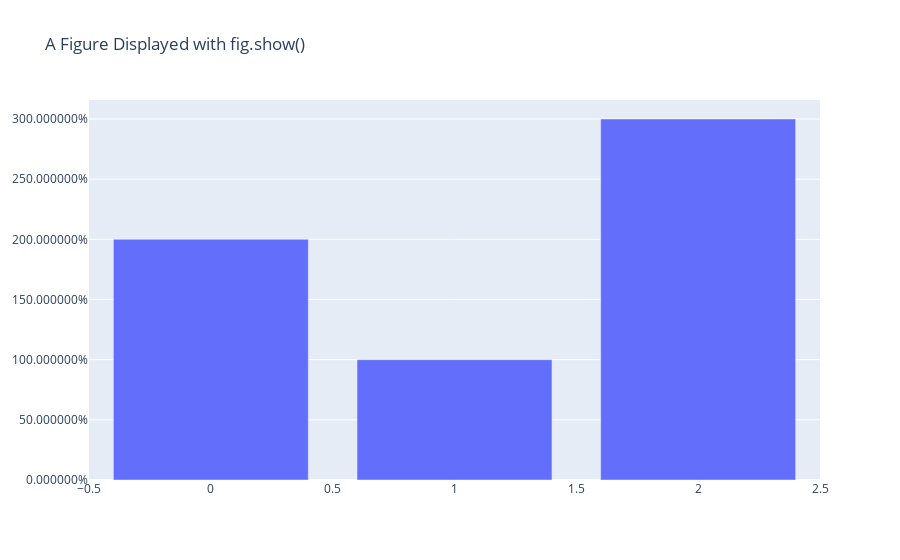

Here is the notebook cell this chart was saved with:
### Code cell
import plotly.graph_objects as go

go.Figure(go.Scatter(
    x = [1, 2, 3, 4, 5, 6, 7, 8, 9, 10, 11, 12],
    y = [28.8, 28.5, 37, 56.8, 69.7, 79.7, 78.5, 77.8, 74.1, 62.6, 45.3, 39.9]
))

fig.update_layout(yaxis_tickformat = '%')

fig.show()

### Figure 1 — Plotly figure (JSON) as saved in the notebook; plotly's stock layout.template omitted (floating-point values rounded to 4 significant figures)
{"data": [{"type": "bar", "y": [2, 1, 3]}], "layout": {"title": {"text": "A Figure Displayed with fig.show()"}, "yaxis": {"tickformat": "%"}}}
